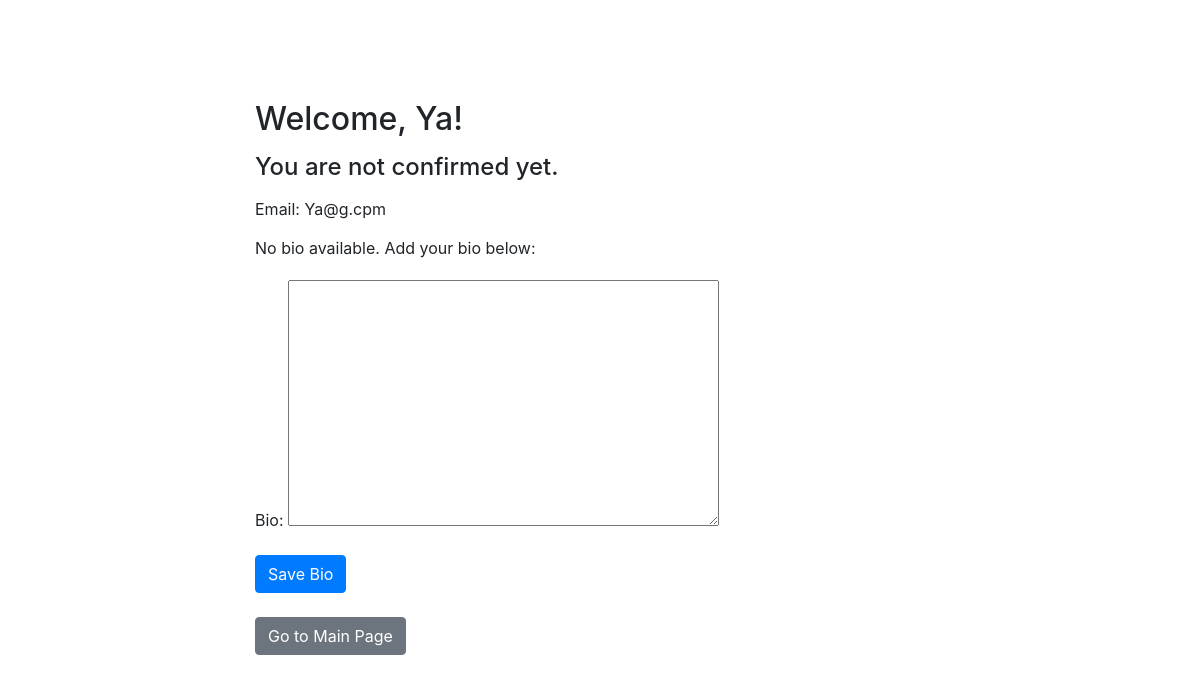
The app's page /user/ (signed in), older data.
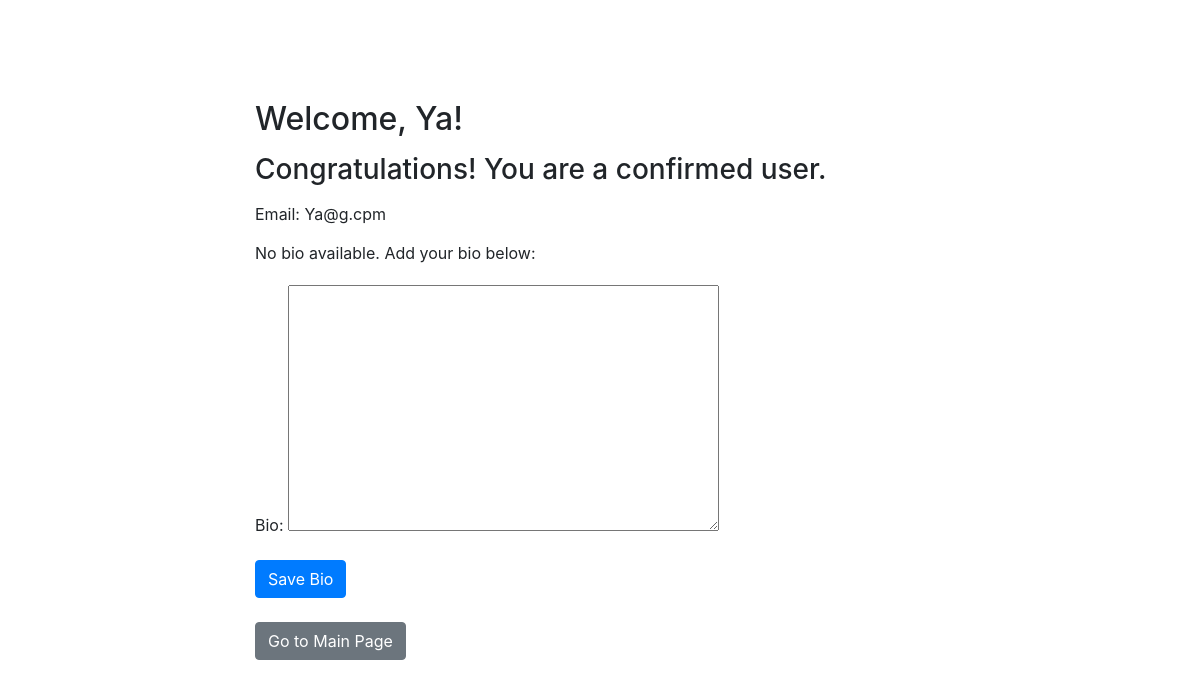
The same page, newer data.
### authors/views.py (the view)
# urls.py: path('', views.profiles, name='profiles'),
@login_required
def profiles(request):
    user_profile, created = Profile_authors.objects.get_or_create(user=request.user)
    if request.method == 'POST':
        bio_form = BioForm(request.POST, instance=user_profile)
        if bio_form.is_valid():
            bio_form.save()
            return redirect('profiles')
    else:
        bio_form = BioForm(instance=user_profile)
    context = {'user_profile': user_profile, 'bio_form': bio_form}
    return render(request, 'profiles.html', context)

### authors/forms.py
class BioForm(forms.ModelForm):
    class Meta:
        model = Profile_authors
        fields = ['bio']
        labels = {'bio': 'Bio'}

### authors/templates/profiles.html (shortened to what this page needs)
<!DOCTYPE html>
<html lang="en">
<head>
    <link href="https://maxcdn.bootstrapcdn.com/bootstrap/4.0.0/css/bootstrap.min.css" rel="stylesheet">
</head>
<body>
    <div class="container">
        <h2>Welcome, {{ user_profile.username }}!</h2>
        {% if user.profile_authors.confirmation %}
            <h3>Congratulations! You are a confirmed user.</h3>
        {% else %}
            <h4>You are not confirmed yet.</h4>
        {% endif %}
        <p>Email: {{ user_profile.email }}</p>
        {% if user_profile.bio %}
            <p>Bio: {{ user_profile.bio }}</p>
            <p>Edit your bio:</p>
            <form method="post" action="{% url 'profiles' %}">
                {% csrf_token %}
                {{ bio_form.as_p }}
                <button type="submit" class="btn btn-primary">Save Bio</button>
            </form>
        {% else %}
            <p>No bio available. Add your bio below:</p>
            <form method="post" action="{% url 'profiles' %}">
                {{ bio_form.as_p }}
                <button type="submit" class="btn btn-primary">Save Bio</button><br>
            </form>
        {% endif %}
        <br>
        <p><a href="{% url 'essay_list' %}" class="btn btn-secondary">Go to Main Page</a></p>
    </div>
</body>
</html>

Row changes from the older to the newer data that the page shows:
changed Profile_authors "Ya": confirmation False → True (drawn)
Text that changed along with them:
text no longer shown: "You are not confirmed yet."
text now shown: "Congratulations! You are a confirmed user."
